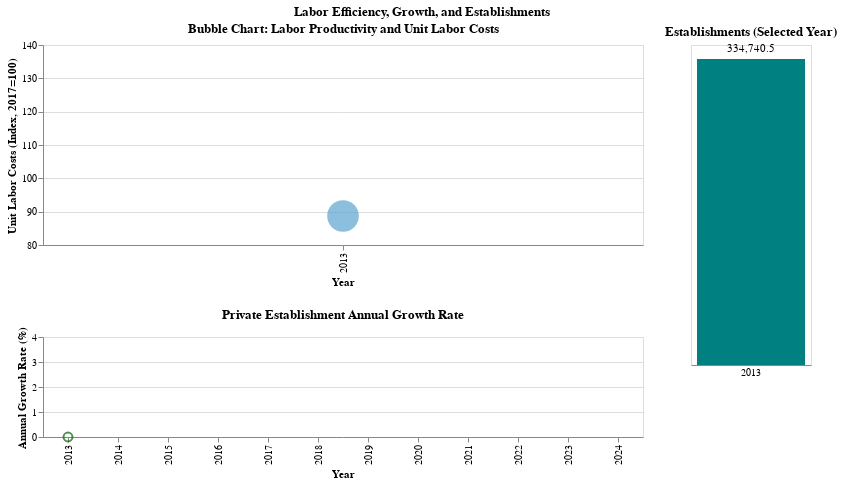

The notebook cell this image was saved under:
### Code cell
# Year slider
year_slider = alt.param(
    name='year_sel',
    bind=alt.binding_range(
        name='Show up to Year: ',
        min=int(df_year['Year'].min()),
        max=int(df_year['Year'].max()),
        step=1
    ),
    value=int(df_year['Year'].min())
)

# Bubble chart: Year vs Unit Labor Costs, bubble size = Labor Productivity
bubble = alt.Chart(df_year).transform_filter("datum.Year <= year_sel").mark_circle().encode(
    x=alt.X('Year:O', title='Year'),
    y=alt.Y('Unit labor costs:Q', title='Unit Labor Costs (Index, 2017=100)', scale=alt.Scale(domain=[80, 140])),
    size=alt.Size('Labor productivity:Q', title='Labor Productivity (Index, 2017=100)', scale=alt.Scale(range=[100, 1000])),
    color=alt.Color('Labor productivity:Q', scale=alt.Scale(scheme='blues'), legend=None),  # 💡 Hide legend
    tooltip=[
        alt.Tooltip('Year:O'),
        alt.Tooltip('Unit labor costs:Q', title='Unit Labor Costs', format='.2f'),
        alt.Tooltip('Labor productivity:Q', title='Labor Productivity', format='.2f')
    ]
).properties(
    width=600,
    height=200,
    title='Bubble Chart: Labor Productivity and Unit Labor Costs'
)



# Line chart for growth %
years = list(range(2013, 2025))
base_growth = (
    alt.Chart(df_growth)
       .transform_filter("datum.Year <= year_sel")
       .encode(
           x=alt.X('Year:O', title='Year', scale=alt.Scale(domain=years)),
           y=alt.Y('GrowthPct:Q', title='Annual Growth Rate (%)', scale=alt.Scale(domain=[0, 4])),
           tooltip=[
               alt.Tooltip('Year:O'),
               alt.Tooltip('GrowthPct:Q', title='Growth Rate (%)')
           ]
       )
)
line_growth = base_growth.mark_line(color='darkgreen', strokeWidth=2)
points_growth = base_growth.mark_point(color='darkgreen', size=80)
growth_chart = (
    (line_growth + points_growth)
    .properties(
        height=100,
        width=600,
        title='Private Establishment Annual Growth Rate'
    )
)

# Vertical bar chart with annotation, no axis labels or ticks
bar_base = alt.Chart(df_estb_annual).transform_filter("datum.Year == year_sel")

bar = bar_base.mark_bar(color='teal').encode(
    x=alt.X('Year:O', title=None, axis=alt.Axis(ticks=False, labels=True, labelAngle=0)),
    y=alt.Y('Average_Establishments:Q', title=None, axis=None),
)

bar_text = bar_base.mark_text(
    align='center', baseline='bottom', dy=-5
).encode(
    x=alt.X('Year:O', axis=alt.Axis(labelAngle=0)),
    y='Average_Establishments:Q',
    text=alt.Text('Average_Establishments:Q', format=',')
)

bar_chart = (bar + bar_text).properties(
    width=120,
    height=320,
    title='Establishments (Selected Year)'
)

# Final layout: bubble chart + growth chart stacked, bar chart to the right
chart = alt.hconcat(
    alt.vconcat(bubble, growth_chart),
    bar_chart
).add_params(
    year_slider
).properties(
    title='Labor Efficiency, Growth, and Establishments'
).configure_title(anchor='middle')

chart

### Figure 1 — Vega-Lite specification as saved in the notebook (floating-point values rounded to 4 significant figures)
{"config": {"view": {"continuousWidth": 300, "continuousHeight": 300}, "title": {"anchor": "middle"}}, "hconcat": [{"vconcat": [{"data": {"name": "data-29341c3e91a1a337331866c8b0bd4633"}, "mark": {"type": "circle"}, "encoding": {"color": {"field": "Labor productivity", "legend": null, "scale": {"scheme": "blues"}, "type": "quantitative"}, "size": {"field": "Labor productivity", "scale": {"range": [100, 1000]}, "title": "Labor Productivity (Index, 2017=100)", "type": "quantitative"}, "tooltip": [{"field": "Year", "type": "ordinal"}, {"field": "Unit labor costs", "format": ".2f", "title": "Unit Labor Costs", "type": "quantitative"}, {"field": "Labor productivity", "format": ".2f", "title": "Labor Productivity", "type": "quantitative"}], "x": {"field": "Year", "title": "Year", "type": "ordinal"}, "y": {"field": "Unit labor costs", "scale": {"domain": [80, 140]}, "title": "Unit Labor Costs (Index, 2017=100)", "type": "quantitative"}}, "height": 200, "title": "Bubble Chart: Labor Productivity and Unit Labor Costs", "transform": [{"filter": "datum.Year <= year_sel"}], "width": 600}, {"layer": [{"mark": {"type": "line", "color": "darkgreen", "strokeWidth": 2}, "encoding": {"tooltip": [{"field": "Year", "type": "ordinal"}, {"field": "GrowthPct", "title": "Growth Rate (%)", "type": "quantitative"}], "x": {"field": "Year", "scale": {"domain": [2013, 2014, 2015, 2016, 2017, 2018, 2019, 2020, 2021, 2022, 2023, 2024]}, "title": "Year", "type": "ordinal"}, "y": {"field": "GrowthPct", "scale": {"domain": [0, 4]}, "title": "Annual Growth Rate (%)", "type": "quantitative"}}, "transform": [{"filter": "datum.Year <= year_sel"}]}, {"mark": {"type": "point", "color": "darkgreen", "size": 80}, "encoding": {"tooltip": [{"field": "Year", "type": "ordinal"}, {"field": "GrowthPct", "title": "Growth Rate (%)", "type": "quantitative"}], "x": {"field": "Year", "scale": {"domain": [2013, 2014, 2015, 2016, 2017, 2018, 2019, 2020, 2021, 2022, 2023, 2024]}, "title": "Year", "type": "ordinal"}, "y": {"field": "GrowthPct", "scale": {"domain": [0, 4]}, "title": "Annual Growth Rate (%)", "type": "quantitative"}}, "transform": [{"filter": "datum.Year <= year_sel"}]}], "data": {"name": "data-ab1cdb49b0d1deb4c799be0e9dead4f0"}, "height": 100, "title": "Private Establishment Annual Growth Rate", "width": 600}]}, {"layer": [{"mark": {"type": "bar", "color": "teal"}, "encoding": {"x": {"axis": {"labelAngle": 0, "labels": true, "ticks": false}, "field": "Year", "title": null, "type": "ordinal"}, "y": {"axis": null, "field": "Average_Establishments", "title": null, "type": "quantitative"}}, "transform": [{"filter": "datum.Year == year_sel"}]}, {"mark": {"type": "text", "align": "center", "baseline": "bottom", "dy": -5}, "encoding": {"text": {"field": "Average_Establishments", "format": ",", "type": "quantitative"}, "x": {"axis": {"labelAngle": 0}, "field": "Year", "type": "ordinal"}, "y": {"field": "Average_Establishments", "type": "quantitative"}}, "transform": [{"filter": "datum.Year == year_sel"}]}], "data": {"name": "data-432d7ba2fe1b7eeaf9c77408b3bb1719"}, "height": 320, "title": "Establishments (Selected Year)", "width": 120}], "params": [{"name": "year_sel", "bind": {"input": "range", "max": 2024, "min": 2013, "name": "Show up to Year: ", "step": 1}, "value": 2013}], "title": "Labor Efficiency, Growth, and Establishments", "$schema": "https://vega.github.io/schema/vega-lite/v5.20.1.json", "datasets": {"data-29341c3e91a1a337331866c8b0bd4633": [{"Year": 2013, "Labor productivity": 102.8, "Unit labor costs": 88.69}, {"Year": 2014, "Labor productivity": 102.5, "Unit labor costs": 91.3}, {"Year": 2015, "Labor productivity": 100.8, "Unit labor costs": 95.47}, {"Year": 2016, "Labor productivity": 100.7, "Unit labor costs": 96.19}, {"Year": 2017, "Labor productivity": 100.0, "Unit labor costs": 100.0}, {"Year": 2018, "Labor productivity": 100.2, "Unit labor costs": 102.2}, {"Year": 2019, "Labor productivity": 97.91, "Unit labor costs": 107.2}, {"Year": 2020, "Labor productivity": 97.79, "Unit labor costs": 114.5}, {"Year": 2021, "Labor productivity": 99.48, "Unit labor costs": 115.3}, {"Year": 2022, "Labor productivity": 98.19, "Unit labor costs": 120.6}, {"Year": 2023, "Labor productivity": 98.03, "Unit labor costs": 126.8}, {"Year": 2024, "Labor productivity": 98.67, "Unit labor costs": 131.0}], "data-ab1cdb49b0d1deb4c799be0e9dead4f0": [{"Year": 2013, "Average_Establishments": 334700.0, "GrowthPct": 0.0}, {"Year": 2014, "Average_Establishments": 337800.0, "GrowthPct": 0.9}, {"Year": 2015, "Average_Establishments": 340600.0, "GrowthPct": 0.85}, {"Year": 2016, "Average_Establishments": 343700.0, "GrowthPct": 0.9}, {"Year": 2017, "Average_Establishments": 346700.0, "GrowthPct": 0.88}, {"Year": 2018, "Average_Establishments": 351400.0, "GrowthPct": 1.36}, {"Year": 2019, "Average_Establishments": 355000.0, "GrowthPct": 1.02}, {"Year": 2020, "Average_Establishments": 358300.0, "GrowthPct": 0.92}, {"Year": 2021, "Average_Establishments": 366400.0, "GrowthPct": 2.26}, {"Year": 2022, "Average_Establishments": 380700.0, "GrowthPct": 3.91}, {"Year": 2023, "Average_Establishments": 392200.0, "GrowthPct": 3.02}, {"Year": 2024, "Average_Establishments": 400900.0, "GrowthPct": 2.23}], "data-432d7ba2fe1b7eeaf9c77408b3bb1719": [{"Year": 2013, "Average_Establishments": 334700.0}, {"Year": 2014, "Average_Establishments": 337800.0}, {"Year": 2015, "Average_Establishments": 340600.0}, {"Year": 2016, "Average_Establishments": 343700.0}, {"Year": 2017, "Average_Establishments": 346700.0}, {"Year": 2018, "Average_Establishments": 351400.0}, {"Year": 2019, "Average_Establishments": 355000.0}, {"Year": 2020, "Average_Establishments": 358300.0}, {"Year": 2021, "Average_Establishments": 366400.0}, {"Year": 2022, "Average_Establishments": 380700.0}, {"Year": 2023, "Average_Establishments": 392200.0}, {"Year": 2024, "Average_Establishments": 400900.0}]}}
